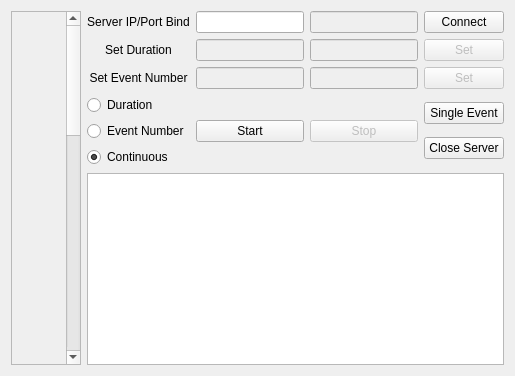
      <widget class="QWidget" name="eventTab">
       <attribute name="title">
        <string>Event Capture</string>
       </attribute>
       <layout class="QHBoxLayout" name="horizontalLayout_2">
        <item>
         <widget class="QScrollArea" name="EventLeftSide">
          <property name="sizePolicy">
           <sizepolicy hsizetype="Preferred" vsizetype="Preferred">
            <horstretch>0</horstretch>
            <verstretch>0</verstretch>
           </sizepolicy>
          </property>
          <property name="widgetResizable">
           <bool>true</bool>
          </property>
          <widget class="QWidget" name="scrollAreaWidgetContents_2">
           <property name="geometry">
            <rect>
             <x>0</x>
             <y>0</y>
             <width>519</width>
             <height>1042</height>
            </rect>
           </property>
           <layout class="QGridLayout" name="gridLayout_2">
            <item row="0" column="0">
             <widget class="SimplePlotWidget" name="FADCPlotWidget" native="true">
              <property name="sizePolicy">
               <sizepolicy hsizetype="Expanding" vsizetype="Preferred">
                <horstretch>0</horstretch>
                <verstretch>0</verstretch>
               </sizepolicy>
              </property>
              <property name="minimumSize">
               <size>
                <width>0</width>
                <height>1024</height>
               </size>
              </property>
             </widget>
            </item>
           </layout>
          </widget>
         </widget>
        </item>
        <item>
         <layout class="QVBoxLayout" name="EventRightSide">
          <item>
           <layout class="QGridLayout" name="gridLayout_5">
            <item row="2" column="1">
             <layout class="QHBoxLayout" name="horizontalLayout_9">
              <item>
               <widget class="QLineEdit" name="EventSet">
                <property name="enabled">
                 <bool>false</bool>
                </property>
                <property name="sizePolicy">
                 <sizepolicy hsizetype="Preferred" vsizetype="Fixed">
                  <horstretch>0</horstretch>
                  <verstretch>0</verstretch>
                 </sizepolicy>
                </property>
               </widget>
              </item>
              <item>
               <widget class="QLineEdit" name="EventRO">
                <property name="enabled">
                 <bool>false</bool>
                </property>
                <property name="sizePolicy">
                 <sizepolicy hsizetype="Preferred" vsizetype="Fixed">
                  <horstretch>0</horstretch>
                  <verstretch>0</verstretch>
                 </sizepolicy>
                </property>
               </widget>
              </item>
             </layout>
            </item>
            <item row="1" column="1">
             <layout class="QHBoxLayout" name="horizontalLayout_4">
              <item>
               <widget class="QLineEdit" name="DurationSet">
                <property name="enabled">
                 <bool>false</bool>
                </property>
                <property name="sizePolicy">
                 <sizepolicy hsizetype="Preferred" vsizetype="Fixed">
                  <horstretch>0</horstretch>
                  <verstretch>0</verstretch>
                 </sizepolicy>
                </property>
               </widget>
              </item>
              <item>
               <widget class="QLineEdit" name="DurationRO">
                <property name="enabled">
                 <bool>false</bool>
                </property>
                <property name="sizePolicy">
                 <sizepolicy hsizetype="Preferred" vsizetype="Fixed">
                  <horstretch>0</horstretch>
                  <verstretch>0</verstretch>
                 </sizepolicy>
                </property>
               </widget>
              </item>
             </layout>
            </item>
            <item row="1" column="2">
             <widget class="QPushButton" name="DurationButton">
              <property name="enabled">
               <bool>false</bool>
              </property>
              <property name="sizePolicy">
               <sizepolicy hsizetype="Maximum" vsizetype="Fixed">
                <horstretch>0</horstretch>
                <verstretch>0</verstretch>
               </sizepolicy>
              </property>
              <property name="text">
               <string>Set</string>
              </property>
             </widget>
            </item>
            <item row="1" column="0">
             <widget class="QLabel" name="DurationLabel">
              <property name="sizePolicy">
               <sizepolicy hsizetype="Preferred" vsizetype="Preferred">
                <horstretch>0</horstretch>
                <verstretch>0</verstretch>
               </sizepolicy>
              </property>
              <property name="text">
               <string>Set Duration</string>
              </property>
              <property name="alignment">
               <set>Qt::AlignCenter</set>
              </property>
             </widget>
            </item>
            <item row="3" column="1">
             <layout class="QGridLayout" name="gridLayout_6">
              <item row="0" column="1">
               <widget class="QPushButton" name="StopButton">
                <property name="enabled">
                 <bool>false</bool>
                </property>
                <property name="sizePolicy">
                 <sizepolicy hsizetype="Preferred" vsizetype="Fixed">
                  <horstretch>0</horstretch>
                  <verstretch>0</verstretch>
                 </sizepolicy>
                </property>
                <property name="text">
                 <string>Stop</string>
                </property>
               </widget>
              </item>
              <item row="0" column="0">
               <widget class="QPushButton" name="StartButton">
                <property name="sizePolicy">
                 <sizepolicy hsizetype="Preferred" vsizetype="Fixed">
                  <horstretch>0</horstretch>
                  <verstretch>0</verstretch>
                 </sizepolicy>
                </property>
                <property name="text">
                 <string>Start</string>
                </property>
               </widget>
              </item>
             </layout>
            </item>
            <item row="2" column="2">
             <widget class="QPushButton" name="EventButton">
              <property name="enabled">
               <bool>false</bool>
              </property>
              <property name="sizePolicy">
               <sizepolicy hsizetype="Maximum" vsizetype="Fixed">
                <horstretch>0</horstretch>
                <verstretch>0</verstretch>
               </sizepolicy>
              </property>
              <property name="text">
               <string>Set</string>
              </property>
             </widget>
            </item>
            <item row="2" column="0">
             <widget class="QLabel" name="EventLabel">
              <property name="sizePolicy">
               <sizepolicy hsizetype="Preferred" vsizetype="Preferred">
                <horstretch>0</horstretch>
                <verstretch>0</verstretch>
               </sizepolicy>
              </property>
              <property name="text">
               <string>Set Event Number</string>
              </property>
              <property name="alignment">
               <set>Qt::AlignCenter</set>
              </property>
             </widget>
            </item>
            <item row="3" column="0">
             <layout class="QVBoxLayout" name="verticalLayout_7">
              <item>
               <widget class="QRadioButton" name="DurationRadio">
                <property name="sizePolicy">
                 <sizepolicy hsizetype="Maximum" vsizetype="Fixed">
                  <horstretch>0</horstretch>
                  <verstretch>0</verstretch>
                 </sizepolicy>
                </property>
                <property name="text">
                 <string>Duration</string>
                </property>
                <property name="checkable">
                 <bool>true</bool>
                </property>
                <property name="checked">
                 <bool>false</bool>
                </property>
                <attribute name="buttonGroup">
                 <string notr="true">FADCButtonGroup</string>
                </attribute>
               </widget>
              </item>
              <item>
               <widget class="QRadioButton" name="EventRadio">
                <property name="sizePolicy">
                 <sizepolicy hsizetype="Maximum" vsizetype="Fixed">
                  <horstretch>0</horstretch>
                  <verstretch>0</verstretch>
                 </sizepolicy>
                </property>
                <property name="text">
                 <string>Event Number</string>
                </property>
                <attribute name="buttonGroup">
                 <string notr="true">FADCButtonGroup</string>
                </attribute>
               </widget>
              </item>
              <item>
               <widget class="QRadioButton" name="ContinuousRadio">
                <property name="sizePolicy">
                 <sizepolicy hsizetype="Maximum" vsizetype="Fixed">
                  <horstretch>0</horstretch>
                  <verstretch>0</verstretch>
                 </sizepolicy>
                </property>
                <property name="text">
                 <string>Continuous</string>
                </property>
                <property name="checked">
                 <bool>true</bool>
                </property>
                <attribute name="buttonGroup">
                 <string notr="true">FADCButtonGroup</string>
                </attribute>
               </widget>
              </item>
             </layout>
            </item>
            <item row="0" column="0">
             <widget class="QLabel" name="ServerLabel">
              <property name="text">
               <string>Server IP/Port Bind</string>
              </property>
              <property name="alignment">
               <set>Qt::AlignCenter</set>
              </property>
             </widget>
            </item>
            <item row="0" column="1">
             <layout class="QHBoxLayout" name="horizontalLayout_10">
              <item>
               <widget class="QLineEdit" name="ServerSet">
                <property name="sizePolicy">
                 <sizepolicy hsizetype="Maximum" vsizetype="Fixed">
                  <horstretch>0</horstretch>
                  <verstretch>0</verstretch>
                 </sizepolicy>
                </property>
               </widget>
              </item>
              <item>
               <widget class="QLineEdit" name="ServerRO">
                <property name="enabled">
                 <bool>false</bool>
                </property>
                <property name="sizePolicy">
                 <sizepolicy hsizetype="Maximum" vsizetype="Fixed">
                  <horstretch>0</horstretch>
                  <verstretch>0</verstretch>
                 </sizepolicy>
                </property>
               </widget>
              </item>
             </layout>
            </item>
            <item row="0" column="2">
             <widget class="QPushButton" name="ConnectServerButton">
              <property name="sizePolicy">
               <sizepolicy hsizetype="Maximum" vsizetype="Fixed">
                <horstretch>0</horstretch>
                <verstretch>0</verstretch>
               </sizepolicy>
              </property>
              <property name="text">
               <string>Connect</string>
              </property>
             </widget>
            </item>
            <item row="3" column="2">
             <layout class="QVBoxLayout" name="verticalLayout_8">
              <item>
               <widget class="QPushButton" name="SingleEventButton">
                <property name="sizePolicy">
                 <sizepolicy hsizetype="Preferred" vsizetype="Fixed">
                  <horstretch>0</horstretch>
                  <verstretch>0</verstretch>
                 </sizepolicy>
                </property>
                <property name="text">
                 <string>Single Event</string>
                </property>
               </widget>
              </item>
              <item>
               <widget class="QPushButton" name="CloseServerButton">
                <property name="sizePolicy">
                 <sizepolicy hsizetype="Preferred" vsizetype="Fixed">
                  <horstretch>0</horstretch>
                  <verstretch>0</verstretch>
                 </sizepolicy>
                </property>
                <property name="text">
                 <string>Close Server</string>
                </property>
               </widget>
              </item>
             </layout>
            </item>
           </layout>
          </item>
          <item>
           <widget class="QTextEdit" name="DataRO">
            <property name="sizePolicy">
             <sizepolicy hsizetype="Preferred" vsizetype="Expanding">
              <horstretch>0</horstretch>
              <verstretch>0</verstretch>
             </sizepolicy>
            </property>
           </widget>
          </item>
         </layout>
        </item>
       </layout>
      </widget>
